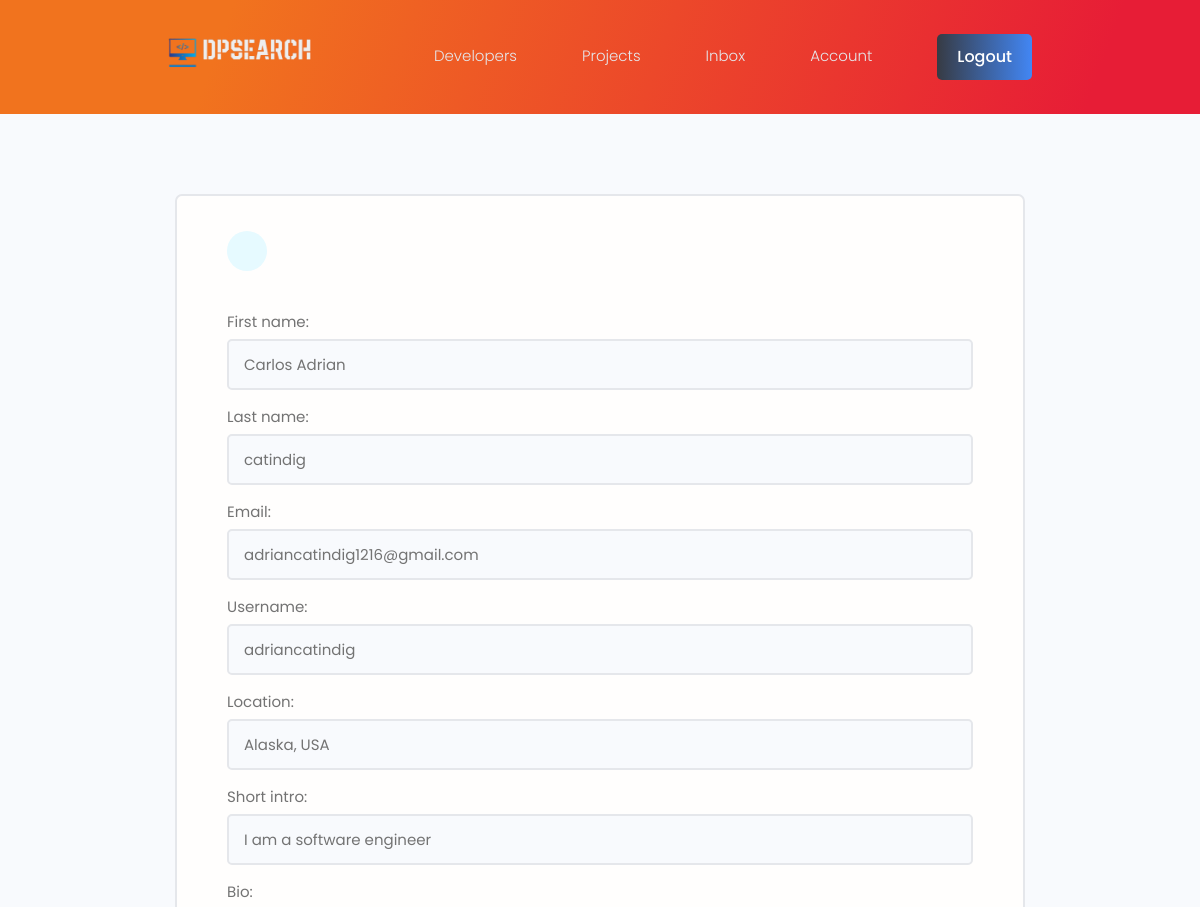
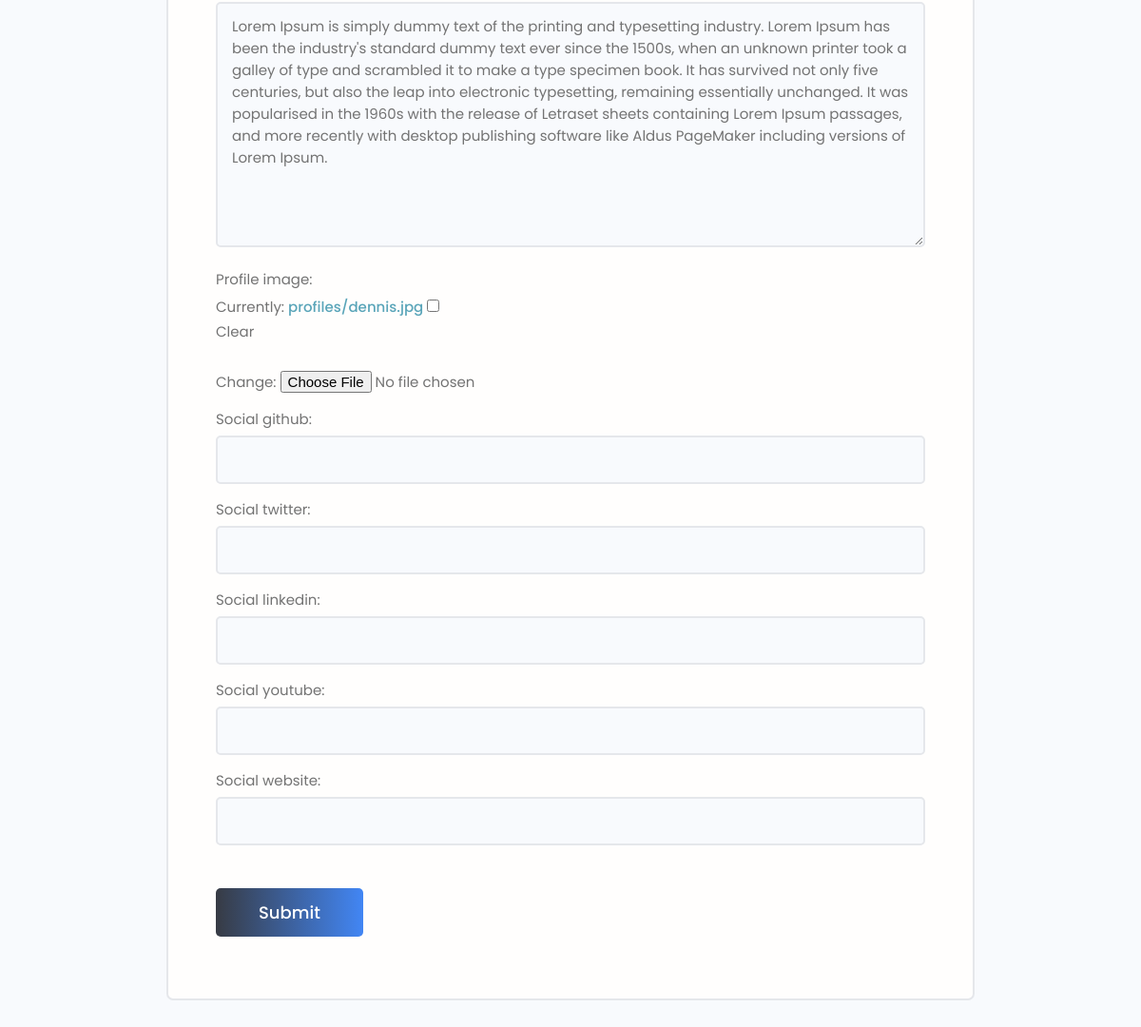
Page /account/edit/ (signed in) on the committed database (2 pictures, top to bottom).
### users/models.py (models this page shows, shortened)
class Profile(models.Model):
    user = models.OneToOneField(User, on_delete=models.CASCADE, null=True, blank=True)
    slug = models.SlugField(null=True, blank=True)
    first_name = models.CharField(max_length=255, null=True, blank=True)
    last_name = models.CharField(max_length=255, null=True, blank=True)
    email = models.EmailField(max_length=320, null=True, blank=True)
    username = models.CharField(max_length=255, null=True, blank=True)
    location = models.CharField(max_length=255, null=True, blank=True)
    short_intro = models.CharField(max_length=255, null=True, blank=True)
    bio = models.TextField(null=True, blank=True)
    profile_image = models.ImageField(null=True, blank=True, upload_to='profiles/', default='profiles/user-default.png')
    social_github = models.CharField(max_length=2048, null=True, blank=True)
    social_twitter = models.CharField(max_length=2048, null=True, blank=True)
    social_linkedin = models.CharField(max_length=2048, null=True, blank=True)
    social_youtube = models.CharField(max_length=2048, null=True, blank=True)
    social_website = models.CharField(max_length=2048, null=True, blank=True)
    created = models.DateTimeField(auto_now_add=True)
    id = models.UUIDField(default=uuid.uuid4, primary_key=True, unique=True, editable=False)
    class Meta:
        verbose_name_plural = 'Profiles'

### users/views.py (the view)
# urls.py: path('account/edit/', views.edit_account, name="edit-account"),
@login_required(login_url='login')
def edit_account(request):
    profile = request.user.profile
    form = ProfileForm(instance=profile)
    if request.method == "POST":
        form = ProfileForm(request.POST, request.FILES, instance=profile)
        if form.is_valid():
            form.save()
            return redirect('account')
    context = {"form": form}
    return render(request, "users/edit-account.html", context)

### users/forms.py
class ProfileForm(ModelForm):
    class Meta:
        model = Profile
        fields = [
            'first_name', 'last_name', 'email',
            'username', 'location', 'short_intro',
            'bio', 'profile_image','social_github',
            'social_twitter','social_linkedin',
            'social_youtube','social_website'
        ]
    def __init__(self, *args, **kwargs):
        super().__init__(*args, **kwargs)
        for field in self.fields.values():
            field.widget.attrs.update({"class": "input"})

### users/templates/users/edit-account.html (shortened to what this page needs)
{% extends 'main.html' %}
{% block content %}
<main class="formPage my-xl">
    <div class="content-box">
        <div class="formWrapper">
            <a class="backButton" href="#"></a>
            <br>
            <form class="form" method="POST" enctype="multipart/form-data">
                {% for field in form %}
                <div class="form__field">
                    <label for="formInput#text">{{field.label}}: </label>
                    {{field}}
                </div>
                {% endfor %}
                <input class="btn btn--sub btn--lg  my-md" type="submit" value="Submit" />
            </form>
        </div>
    </div>
</main>
{% endblock content %}

### static/styles/app.css (style rules this page uses)
:root { --color-sub: #2d2d39; }
.btn--sub { background: #373b44; background: -webkit-linear-gradient(to right, #373b44, #4286f4); background: linear-gradient(to right, #373b44, #4286f4); color: white !important; font-weight: 500 !important; }
.content-box { width: 95%; max-width: 85rem; margin: 0 auto; }
.backButton { background: var(--color-main-light); color: var(--color-main); width: 4rem; height: 4rem; display: flex; align-items: center; justify-content: center; border-radius: 50%; }
.formPage .formWrapper { list-style: none; background: var(--color-white); padding: 3.5rem 5rem; border: 2px solid var(--color-light); border-radius: 0.7rem; }

### static/uikit/styles/modules/_variables.css (style rules this page uses)
:root { --color-main: #5aa5b9; --color-main-light: #e6faff; --color-sub: #3f4156; --color-sub-light: #51546e; --color-sub-lighter: #ededfd; --color-text: #737373; --color-gray: #8b8b8b; --color-light: #e5e7eb; --color-light-gray: #767676; --color-bg: #f8fafd; --color-white: #fffefd; --color-white-light: #f3f3f3; --color-success: #359e64; --color-success-bg: #def8e8; --color-error: #fc4b0b; --color-error-bg: #fff2ee; --font-base: 'Poppins', arial, helvetica, 'Segoe UI', roboto, ubuntu, sans-serif; --font-monospace: 'Fira Code', 'Courier New', courier, monospace; --font-regular: 300; --font-medium: 500; --font-bold: 700; --generic-shadow: 1px 1px 5px #00000010; --generic-transition: all 0.3s ease-in-out; }

### static/uikit/styles/modules/_base.css (style rules this page uses)
* { margin: 0; padding: 0; box-sizing: border-box; text-rendering: optimizeLegibility; color: inherit; font-size: inherit; }
html { font-size: 50%; }
@media only screen and (min-width: 480px) { html { font-size: 56.25%; } }
@media only screen and (min-width: 1200px) { html { font-size: 62.5%; } }
body { line-height: 1.6; font-weight: 400; font-size: 1.5rem; color: var(--color-text); background-color: var(--color-bg); min-height: 100vh; }

### static/uikit/styles/modules/_typography.css (style rules this page uses)
* { font-family: var(--font-base); }
a { padding-bottom: 2px; text-decoration: none; display: inline-block; color: var(--color-main); font-weight: var(--font-medium); }

### static/uikit/styles/modules/_utilities.css (style rules this page uses)
.my-md { margin: 3rem auto; }
.my-xl { margin: 8rem auto; }

### static/uikit/styles/modules/_button.css (style rules this page uses)
.btn { display: inline-block; position: relative; cursor: pointer; background-color: var(--color-light); font-weight: var(--font-medium); color: var(--color-sub); text-decoration: none; padding: 1rem 2rem; border-radius: 0.5rem; border: none; width: -webkit-fit-content; width: -moz-fit-content; width: fit-content; height: -webkit-fit-content; height: -moz-fit-content; height: fit-content; font-size: 1.6rem; outline-width: 0; outline-color: transparent; -webkit-backface-visibility: hidden; backface-visibility: hidden; transition: all 0.3s ease-in-out; }
.btn--sub { background-color: var(--color-sub); color: var(--color-white); }
.btn--lg { font-size: 1.8rem; padding: 1.2rem 4.5rem; }

### static/uikit/styles/modules/_form.css (style rules this page uses)
.form { display: block; }
.form__field { margin-top: 1.5rem; margin-bottom: 1.5rem; }
.form__label, .form__field > label { display: block; margin-bottom: 0.5rem; color: var(--color-text); }
input.input[type='text'], input.input[type='email'], input.input[type='password'], input.input[type='number'], textarea.input { min-width: 24rem; width: 100%; padding: 1.2rem 1.5rem; border-radius: 0.5rem; border: 2px solid var(--color-light); transition: all 0.3s ease-in-out; background-color: var(--color-bg); }

### rows in the picture
Profile: form "Carlos Adrian" "catindig" "adriancatindig1216@gmail.com" "adriancatindig" "Alaska, USA" "I am a software engineer" "Lorem Ipsum is simply dummy text of the printing and typesetting industry. Lorem Ipsum has been the industry's standard dummy text ever since the 1500s, when an unknown printer took a galley of type and scrambled it to make a type specimen book. It has survived not only five centuries, but also the leap into electronic typesetting, remaining essentially unchanged. It was popularised in the 1960s with the release of Letraset sheets containing Lorem Ipsum passages, and more recently with desktop publishing software like Aldus PageMaker including versions of Lorem Ipsum."

### other values in the picture
{{ field.label }} "First name" "Last name" "Email" "Username" "Location" "Short intro" "Bio" "Profile image" "Social github" "Social twitter" "Social linkedin" "Social youtube" "Social website"
